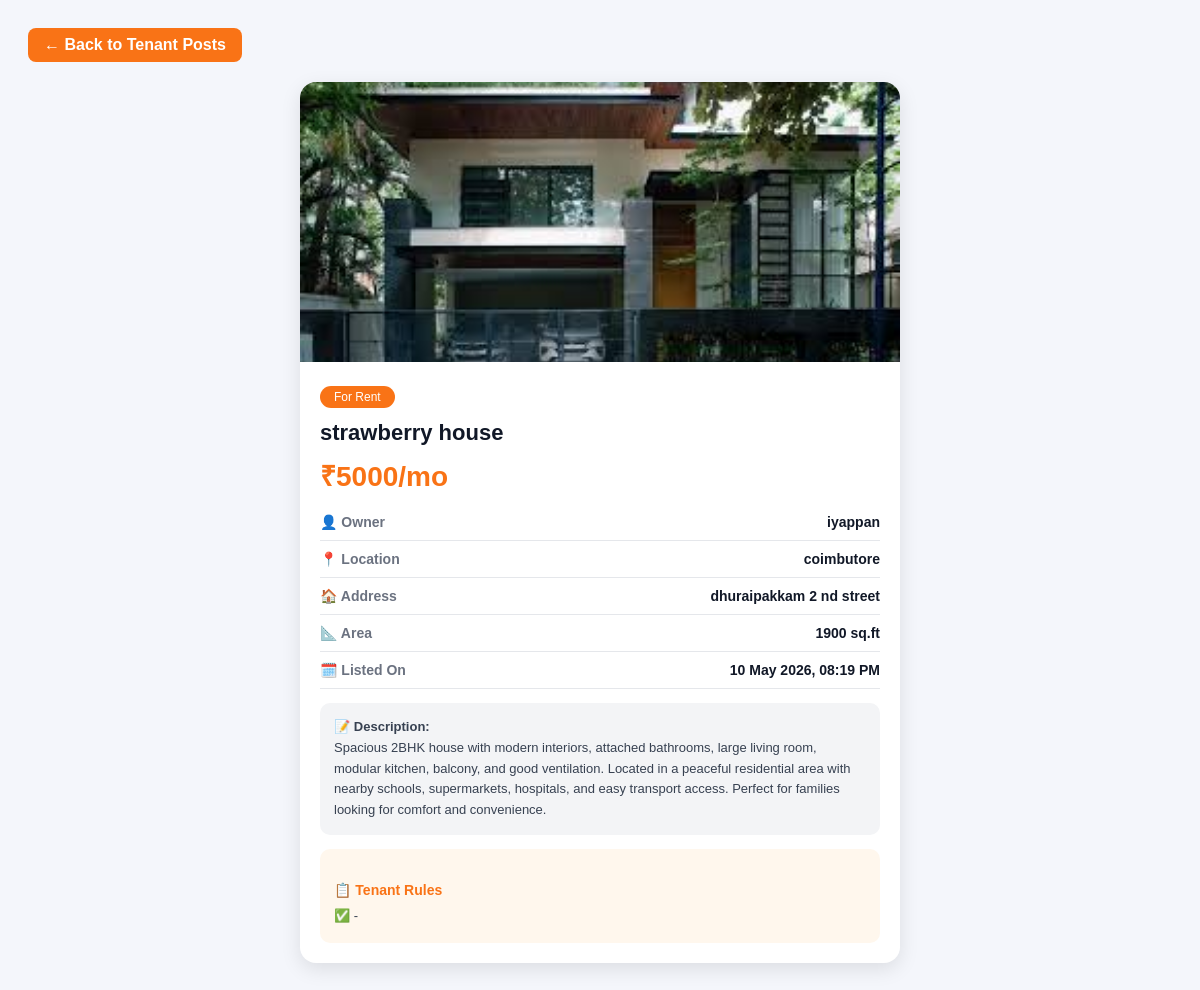
/tenant/2/, run on the app's committed database.
### property/models.py (models this page shows, shortened)
class TenantListing(models.Model):
    house_name      = models.CharField(max_length=200)
    owner_name      = models.CharField(max_length=200)
    sqft            = models.PositiveIntegerField()
    rent_amount     = models.DecimalField(max_digits=10, decimal_places=2)
    advance_amount  = models.DecimalField(max_digits=10, decimal_places=2, default=0)  # ✅ NEW
    description     = models.TextField()
    address         = models.TextField()
    location        = models.CharField(max_length=200)
    house_photo     = models.ImageField(upload_to='tenant_photos/', blank=True, null=True)
    tenant_rules    = models.TextField(blank=True)
    created_at      = models.DateTimeField(auto_now_add=True)
    class Meta:
        ordering = ['-created_at']

### property/views.py (the view)
# urls.py: path('tenant/<int:pk>/', views.tenant_detail, name='tenant_detail'),  # ✅ pk add பண்ணு
def tenant_detail(request, pk):
    listing = get_object_or_404(TenantListing, pk=pk)
    rules   = [r.strip() for r in listing.tenant_rules.replace('\n', ',').split(',') if r.strip()]
    return render(request, 'tenant_detail.html', {'listing': listing, 'rules': rules})

### templates/tenant_detail.html (shortened to what this page needs)
<!DOCTYPE html>
<html lang="en">
<head>
</head>
<body>
    <a href="{% url 'property:tenant_posts_list' %}" class="back-btn">← Back to Tenant Posts</a>
    <div class="card">
        {% if listing.house_photo %}
            <img src="{{ listing.house_photo.url }}" alt="{{ listing.house_name }}"/>
        {% else %}
            <div class="card-no-img">🏠</div>
        {% endif %}
        <div class="card-body">
            <span class="badge">For Rent</span>
            <div class="title">{{ listing.house_name }}</div>
            <div class="price">₹{{ listing.rent_amount|floatformat:0 }}/mo</div>
            <div class="row">
                <span class="lbl">👤 Owner</span>
                <span class="val">{{ listing.owner_name }}</span>
            </div>
            <div class="row">
                <span class="lbl">📍 Location</span>
                <span class="val">{{ listing.location }}</span>
            </div>
            <div class="row">
                <span class="lbl">🏠 Address</span>
                <span class="val">{{ listing.address }}</span>
            </div>
            <div class="row">
                <span class="lbl">📐 Area</span>
                <span class="val">{{ listing.sqft }} sq.ft</span>
            </div>
            <div class="row">
                <span class="lbl">🗓️ Listed On</span>
                <span class="val">{{ listing.created_at|date:"d M Y, h:i A" }}</span>
            </div>
            <div class="desc-box">
                <strong>📝 Description:</strong><br/>
                {{ listing.description }}
            </div>
            {% if rules %}
            <div class="rules-box">
                <h4>📋 Tenant Rules</h4>
                {% for rule in rules %}
                <div class="rule-item">✅ {{ rule }}</div>
                {% endfor %}
            </div>
            {% endif %}
        </div>
    </div>
</body>
</html>

### templates/tenant_detail.html (style rules this page uses)
body { font-family: Arial, sans-serif; background: #f4f6fb; padding: 20px; }
.back-btn { display: inline-block; margin-bottom: 20px; padding: 8px 16px; background: #f97316; color: #fff; border-radius: 8px; text-decoration: none; font-weight: bold; }
.card { background: #fff; border-radius: 16px; overflow: hidden; box-shadow: 0 6px 20px rgba(0,0,0,0.1); max-width: 600px; margin: 0 auto; }
.card img { width: 100%; height: 280px; object-fit: cover; }
.card-body { padding: 20px; }
.badge { display: inline-block; padding: 4px 14px; background: #f97316; color: #fff; border-radius: 20px; font-size: 12px; margin-bottom: 12px; }
.title { font-size: 22px; font-weight: 900; color: #111827; margin-bottom: 4px; }
.price { font-size: 28px; font-weight: 900; color: #f97316; margin: 10px 0; }
.row { display: flex; justify-content: space-between; padding: 10px 0; border-bottom: 1px solid #e5e7eb; font-size: 14px; }
.lbl { color: #6b7280; font-weight: 600; }
.val { font-weight: 800; color: #111827; }
.desc-box { background: #f3f4f6; border-radius: 10px; padding: 14px; font-size: 13px; color: #374151; margin-top: 14px; line-height: 1.6; }
.rules-box { background: #fff7ed; border-radius: 10px; padding: 14px; margin-top: 14px; }
.rules-box h4 { color: #f97316; margin-bottom: 10px; font-size: 14px; }
.rule-item { display: flex; align-items: center; gap: 8px; font-size: 13px; color: #374151; margin-bottom: 6px; }

### data on the page
TenantListing: house_photo (picture), house_name "strawberry house", rent_amount "5000", owner_name "iyappan", location "coimbutore", address "dhuraipakkam 2 nd street", sqft "1900", created_at "10 May 2026, 08:19 PM", description "Spacious 2BHK house with modern interiors, attached bathrooms, large living room, modular kitchen, balcony, and good ventilation. Located in a peaceful residential area with nearby schools, supermarkets, hospitals, and easy transport access. Perfect for families looking for comfort and convenience."

### other printed values
{{ rule }} "-"
